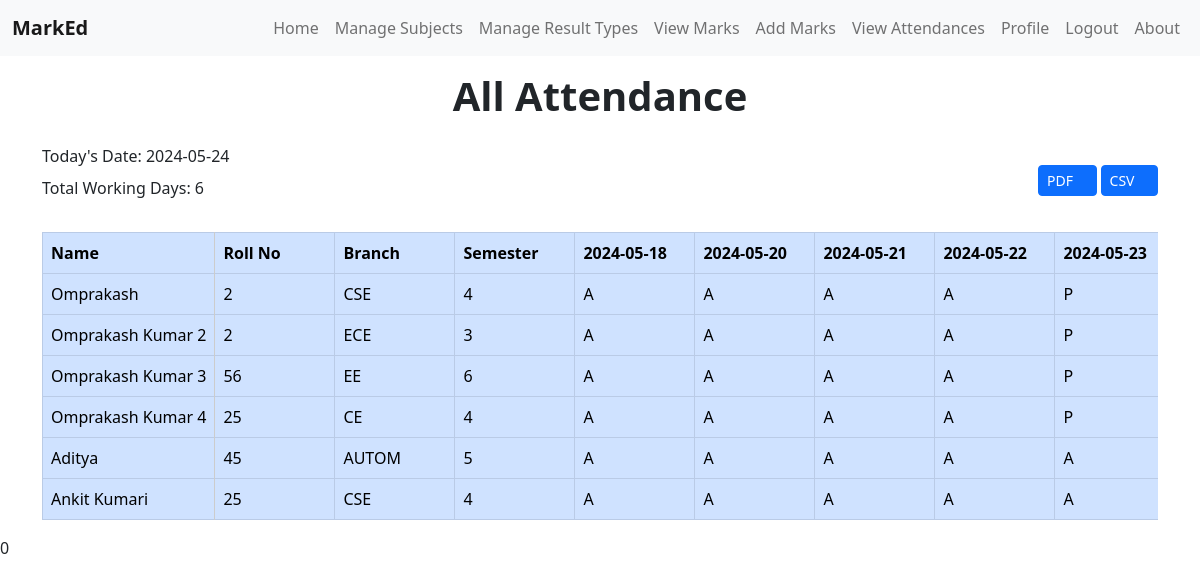
The page /allattendance.php (signed in) on the database its author committed.
### tables this page shows
CREATE TABLE `users` (
  `id` int(10) NOT NULL,
  `name` varchar(255) NOT NULL,
  `email` varchar(255) NOT NULL,
  `role` varchar(50) NOT NULL DEFAULT 'student',
  `branch` varchar(255) DEFAULT NULL,
  `semester` int(2) DEFAULT NULL,
  `roll` int(5) DEFAULT NULL,
  `pass` varchar(100) NOT NULL,
  `ip` varchar(45) DEFAULT NULL,
  `created` timestamp NOT NULL DEFAULT CURRENT_TIMESTAMP,
  `updated` timestamp NOT NULL DEFAULT CURRENT_TIMESTAMP ON UPDATE CURRENT_TIMESTAMP
);

### actions/vars.php (called while the page is built, shortened)
<?php
$startAttendenceDate = "2024-05-18";
?>

### allattendance.php (the view, shortened to what this page needs)
<?php
require('actions/vars.php');
?>
<!DOCTYPE html>
<html lang="en">
<head>
  <link href="https://cdn.jsdelivr.net/npm/bootstrap@5.3.0-alpha1/dist/css/bootstrap.min.css" rel="stylesheet">
  <link href="/components/libs/font-awesome-pro/css/all.min.css" rel="stylesheet">
</head>
<body>
  <?php include 'nav.php'; ?>
  <?php
  $roleQ = "SELECT role from users where id = '$sUserId' limit 1";
  $roleE = mysqli_fetch_assoc(mysqli_query($conn, $roleQ));
  $role = $roleE['role'];
  if($role != 'faculty'){ ?>
    <div class="alert alert-danger m-4">
      This page is only for faculties.
    </div>
  <?php } else {
    $totalWorkingDays = getTotalWorkingDays($startAttendenceDate); ?>
    <div class="container">
      <h1 class="fw-bold mt-3 text-center">All Attendance</h1>
      <div class="d-flex justify-content-between align-items-center mb-3 mt-4">
          <div>
              <p class="mb-2">Today's Date: <?php echo date("Y-m-d"); ?></p>
              <p>Total Working Days: <?php echo $totalWorkingDays; ?></p>
          </div>
          <div class="d-flex gap-1">
            <a href="actions/download_attendance.php?download=pdf" class="btn btn-sm btn-primary float-end">PDF <i class="fas fa-download"></i>
            </a>
            <a href="actions/download_attendance.php?download=csv" class="btn btn-sm btn-primary float-end">CSV <i class="fas fa-download"></i>
            </a>
          </div>
      </div>
      <div class="table-container" style="overflow-x: auto;">
        <table id="attendanceTable" class="table table-primary table-bordered table-hover p-0 tableAtt">
          <thead class="thead-fixed">
            <tr>
              <th>Name</th>
              <th>Roll No</th>
              <th>Branch</th>
              <th>Semester</th>
              <?php
                $startDate = new DateTime($startAttendenceDate);
                $endDate = new DateTime();
                $interval = new DateInterval('P1D');
                $period = new DatePeriod($startDate, $interval, $endDate);
                foreach ($period as $date) {
                  if ($date->format('N') != 7) {
                    echo '<th>' . $date->format('Y-m-d') . '</th>';
                  }
                }
              ?>
            </tr>
          </thead>
          <tbody>
            <?php
              $sql = "SELECT users.id, users.name, users.roll, users.branch, users.semester, COUNT(attendance.id) AS total_present,
                      (COUNT(attendance.id) / $totalWorkingDays) * 100 AS percentage
                      FROM users
                      LEFT JOIN attendance ON users.id = attendance.s_id
                      WHERE users.role != 'faculty'
                      GROUP BY users.id";
              $result = $conn->query($sql);
              if ($result->num_rows > 0) {
                while ($row = $result->fetch_assoc()) {
                  echo "<tr>";
                  echo "<td>" . $row['name'] . "</td>";
                  echo "<td>" . $row['roll'] . "</td>";
                  echo "<td>" . $row['branch'] . "</td>";
                  echo "<td>" . $row['semester'];
                  foreach ($period as $date) {
                    if ($date->format('N') != 7) {
                      $formattedDate = $date->format('Y-m-d');
                      echo "<td>";
                      $sql_attendance = "SELECT * FROM attendance WHERE s_id = " . $row['id'] . " AND DATE(date) = '$formattedDate'";
                      $result_attendance = $conn->query($sql_attendance);
                      if ($result_attendance->num_rows > 0) {
                        echo "P";
                      } else {
                        echo "A";
                      }
                      echo "</td>";
                    }
                  }
                  echo "</tr>";
                }
              }
            ?>
          </tbody>
        </table>
      </div>
    </div>
  <?php } ?>
</body>
</html>
<?php
function getTotalWorkingDays($startAttendenceDate) {
  $startDate = new DateTime($startAttendenceDate);
  $endDate = new DateTime();
  $interval = new DateInterval('P1D');
  $period = new DatePeriod($startDate, $interval, $endDate);
  $workingDays = 0;
  foreach ($period as $date) {
    if ($date->format('N') != 7) {
      $workingDays++;
    }
  }
  return $workingDays;
}
?>0

### allattendance.php (style rules this page uses)
.table-container { overflow-x: auto; }
.table { width: max-content; }
.table th, .table td { white-space: nowrap; min-width: 120px; }
.thead-fixed th { position: sticky; top: 0; background-color: #fff; z-index: 1; }
.tableAtt tbody td:first-child, .tableAtt thead th:first-child { position: sticky; left: 0; z-index: 2; border-right: 1px solid #ccc; }

### rows shown on the page
users: name "Omprakash", roll "2", branch "CSE", semester "4"
users: name "Omprakash Kumar 2", roll "2", branch "ECE", semester "3"
users: name "Omprakash Kumar 3", roll "56", branch "EE", semester "6"
users: name "Omprakash Kumar 4", roll "25", branch "CE", semester "4"
users: name "Aditya", roll "45", branch "AUTOM", semester "5"
users: name "Ankit Kumari", roll "25", branch "CSE", semester "4"

### other values the page prints
$totalWorkingDays "6"
$date->format('Y-m-d') "2024-05-18"
$date->format('Y-m-d') "2024-05-20"
$date->format('Y-m-d') "2024-05-21"
$date->format('Y-m-d') "2024-05-22"
$date->format('Y-m-d') "2024-05-23"
